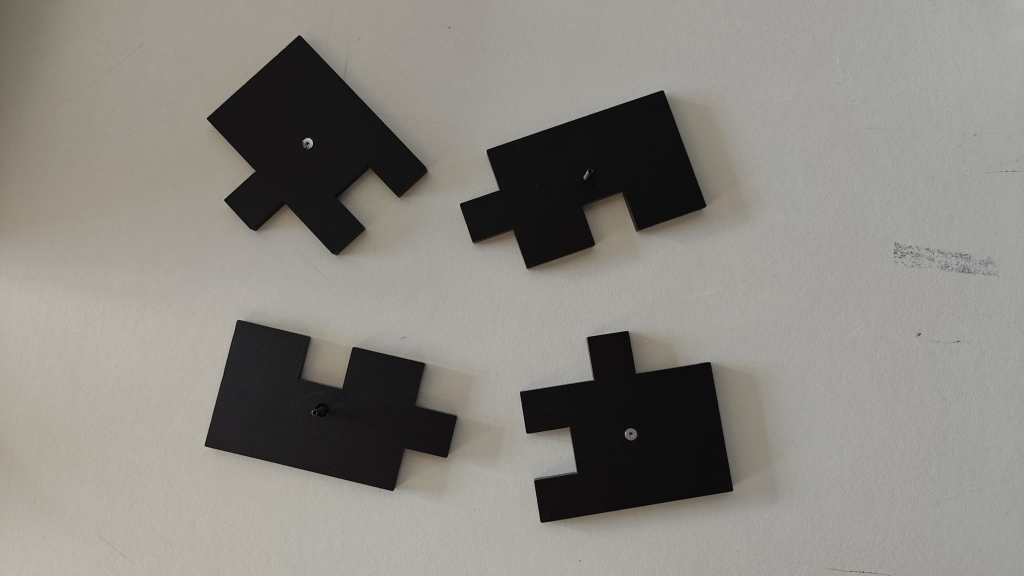
#> input picture Data/puzzle_real_example_1.jpg, 2048 x 1152 px (shown at 1/2 size)
$ python corner_detection_harris.py
#> lines starting #> are read from the running program, lines starting #| are printed output that depends on the picture; after the words box and inside, x2 and y2 are one past the last pixel; in counts of white or black regions, pixels touching at a corner belong together
### src/edgedetection.py
import os
import cv2 as cv
import numpy as np
import logging
from puzzle import Puzzle

logging.basicConfig(level=logging.INFO, format='[%(levelname)s] %(message)s')

class EdgeDetection:
    MIN_AREA = 50000 #in Quadratpixeln, je nach Bildauflösung vergrössern (siehe Logs), für filter_contours

    def __init__(self, path_to_file: str):
        self.path_to_file = os.path.normpath(path_to_file)
        self.src = None
        self.src_gray = None
        self.contours = None
        self.puzzle_pieces = []

    def load(self):
        """Load image from path"""
        self.src = cv.imread(self.path_to_file)
#> self.src is the input picture: shape (1152, 2048, 3); mean B, G, R 129.2, 135.1, 137.8
        if self.src is None:
            raise FileNotFoundError(f"Datei nicht gefunden: {self.path_to_file}")
        self.src_gray = cv.cvtColor(self.src, cv.COLOR_BGR2GRAY)
        logging.info(f"Bild geladen: {self.path_to_file} Größe={self.src.shape[1]}x{self.src.shape[0]}")
        return self

    def find_contours(self):
        """Find contours using Gaussian blur + Otsu threshold."""
        img_blur = cv.GaussianBlur(self.src_gray, (9,9), 0) #ksize 5,5, muss jeh nach Schatten / Rauschen im Bild angepasst werden
        _, img_thresh = cv.threshold(img_blur, 0, 255, cv.THRESH_BINARY_INV + cv.THRESH_OTSU)
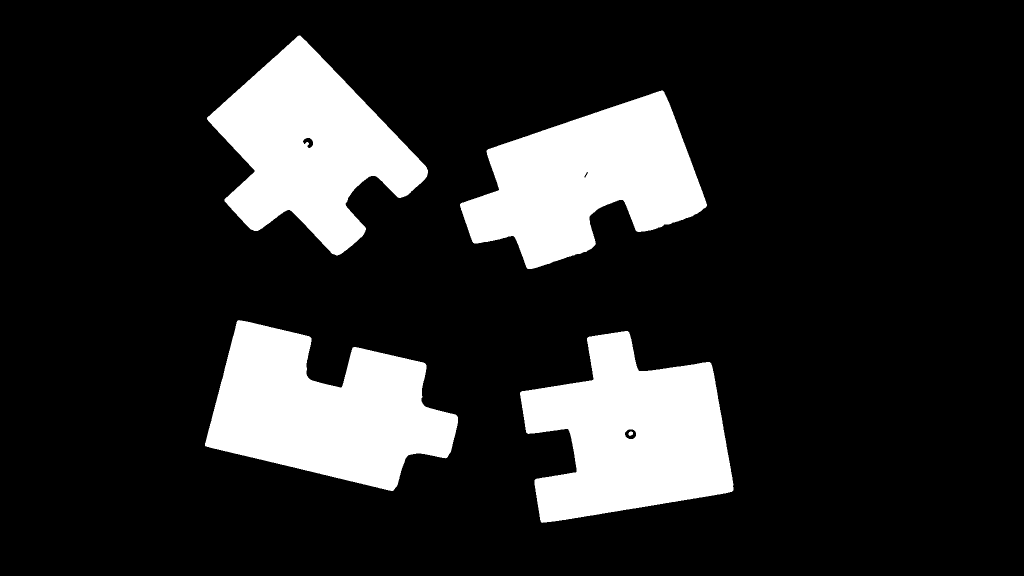
#> img_thresh: shape (1152, 2048) (shown at 1/2 size); 17.2% white; 5 white regions
        contours, _ = cv.findContours(img_thresh, cv.RETR_EXTERNAL, cv.CHAIN_APPROX_SIMPLE)
#> contours = 4 contours; box (x1, y1, x2, y2) and area: (410, 640, 916, 982) 103907, (1040, 662, 1467, 1046) 103174, (920, 181, 1414, 538) 98612, (414, 71, 856, 511) 98297
        self.contours = contours
#> self.contours has the same summary as contours
        logging.info(f"Gefundene Konturen: {len(contours)}")
        return contours

    def filter_contours(self, min_area = MIN_AREA):
        """Filter contours by area and create Puzzle objects"""
#> called with min_area = 50000
        if self.contours is None or len(self.contours) == 0:
            raise ValueError("Keine Konturen gefunden. Bitte zuerst find_contours() aufrufen.")

        filtered_contours = [c for c in self.contours if cv.contourArea(c) >= min_area]
#> filtered_contours has the same summary as contours in find_contours
        self.puzzle_pieces = [Puzzle(cnt, i + 1) for i, cnt in enumerate(filtered_contours)]
#> self.puzzle_pieces = 4 items
        self.contours = filtered_contours
        logging.info(f"Anzahl Puzzle-Teile nach Filterung: {len(filtered_contours)}")
        return filtered_contours

    # [5 lines left out: function get_puzzle_pieces_infos, not called in this run]

    def get_puzzle_pieces(self):
        """creates instances of puzzle pieces"""
        return self.puzzle_pieces

### src/puzzle.py
import logging

import cv2 as cv
import numpy as np
from typing import List, Tuple, Dict, Optional

class Puzzle:

    def __init__(self, contour, index):
        self.index = index
        self.contour = contour
        self.area = cv.contourArea(contour)
        self.center_point = self.get_center_point()

        #bounding box
        # nur für das Logging
        self.rect_simple = cv.boundingRect(contour) #boundingbox parallel zum Bildrahmen
        # für mathematische Berechnungen
        self.rect_rotated = cv.minAreaRect(contour) #rotierte boundingbox
        # für Abwärtskompatibilität für Logging Skript im Code
        self.bounding_box = self.rect_simple

        #Caching, für Performance
        self.corners: Optional[List[Tuple[int, int]]] = None
        self.edges: Optional[List[Dict]] = None

        # Initiales Logging für das Puzzleteil
        x, y, w, h = self.rect_simple
        logging.info(
            f"PuzzlePiece {self.index} initialisiert: "
            f"Fläche={self.area:.1f}px², "
            f"Schwerpunkt={self.center_point}, "
            f"Box=(x:{x}, y:{y}, w:{w}, h:{h})"
        )


    def get_contour(self):
        return self.contour

    def set_contour(self,cnt):
        self.contour =cnt

    # [137 lines left out: functions get_angle, is_convex, get_best_4_corners, get_puzzle_edges, not called in this run]

    def get_center_point(self) -> Tuple[int, int]:
        """calculate the center point of the puzzle with moments"""
        m = cv.moments(self.contour)
        if m["m00"] != 0:
            cx = int(m["m10"] / m["m00"])
            cy = int(m["m01"] / m["m00"])
            return (int(m["m10"] / m["m00"]), int(m["m01"] / m["m00"]))
        return (0, 0)

    def __repr__(self) -> str:
        return f"PuzzlePiece(id={self.index}, area={self.area:.1f})"


### src/corner_detection_harris.py
import cv2 as cv
import numpy as np
from edgedetection import EdgeDetection
import os

BASE_DIR = os.path.dirname(os.path.abspath(__file__))

path = os.path.join(BASE_DIR, "../Data/puzzle_real_example_1.jpg")
detector = EdgeDetection(path)
detector.load()
detector.find_contours()
detector.filter_contours()

img = cv.imread(path)
gray = cv.cvtColor(img, cv.COLOR_BGR2GRAY)

gray = np.float32(gray)
dst = cv.cornerHarris(gray, 8, 3, 0.04) #4,3,0.04

# result is dilated for marking the corners, not important
dst = cv.dilate(dst, None)
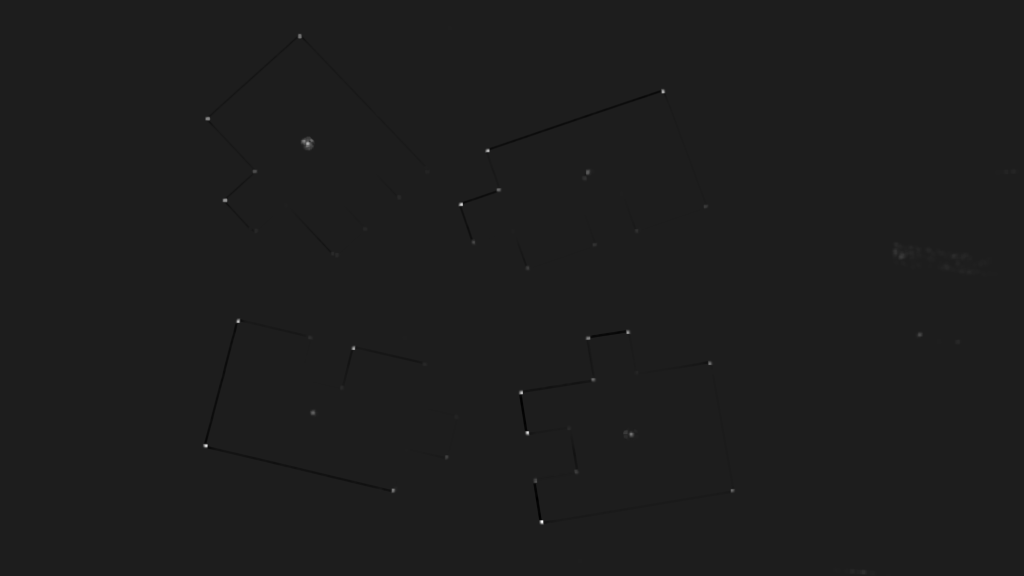
#> dst: shape (1152, 2048) float32 (shown at 1/2 size); min -1174069, max 9051266, mean 879.8; drawn with min black and max white

# Threshold for an optimal value, it may vary depending on the image, findet lokales maxima
img[dst > 0.01 * dst.max()] = [0,
 0, 255]
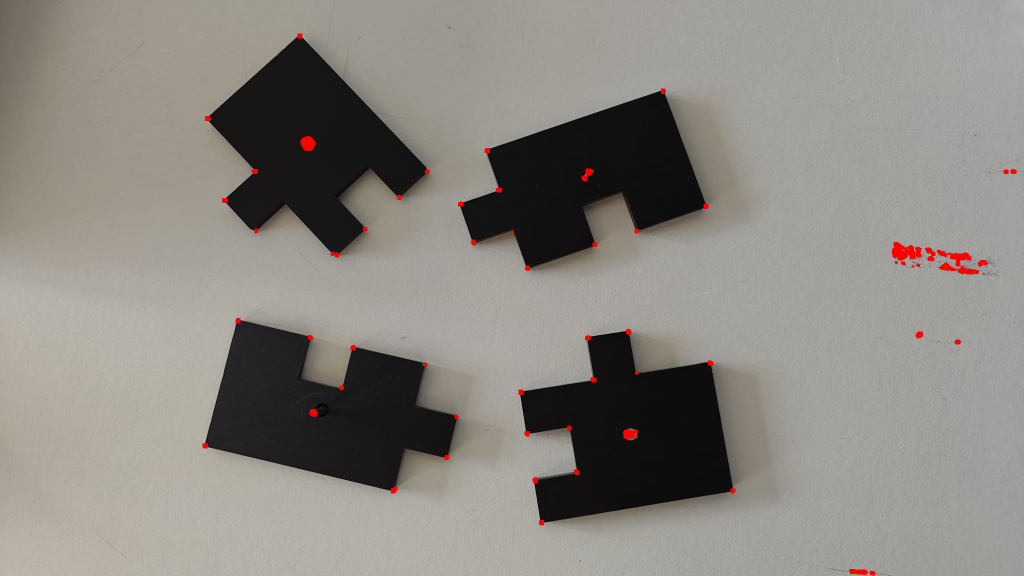
#> img: shape (1152, 2048, 3) (shown at 1/2 size); 0.42% of pixels changed, all inside (x1, y1, x2, y2) = (405, 67, 2033, 1151)


scaled_output = cv.resize(img, None, fx=0.4, fy=0.4, interpolation=cv.INTER_AREA)
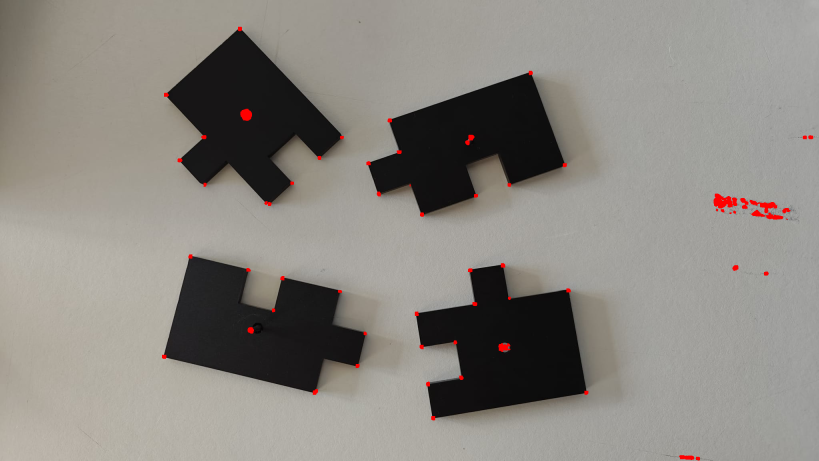
#> scaled_output: shape (461, 819, 3); mean B, G, R 128.8, 134.7, 138.4
cv.imshow('dst', scaled_output)
if cv.waitKey(0) & 0xff == 27:
#> (key Esc is pressed here)
    cv.destroyAllWindows()

$ run again, with Data/puzzle_real_example_2.jpg copied over Data/puzzle_real_example_1.jpg
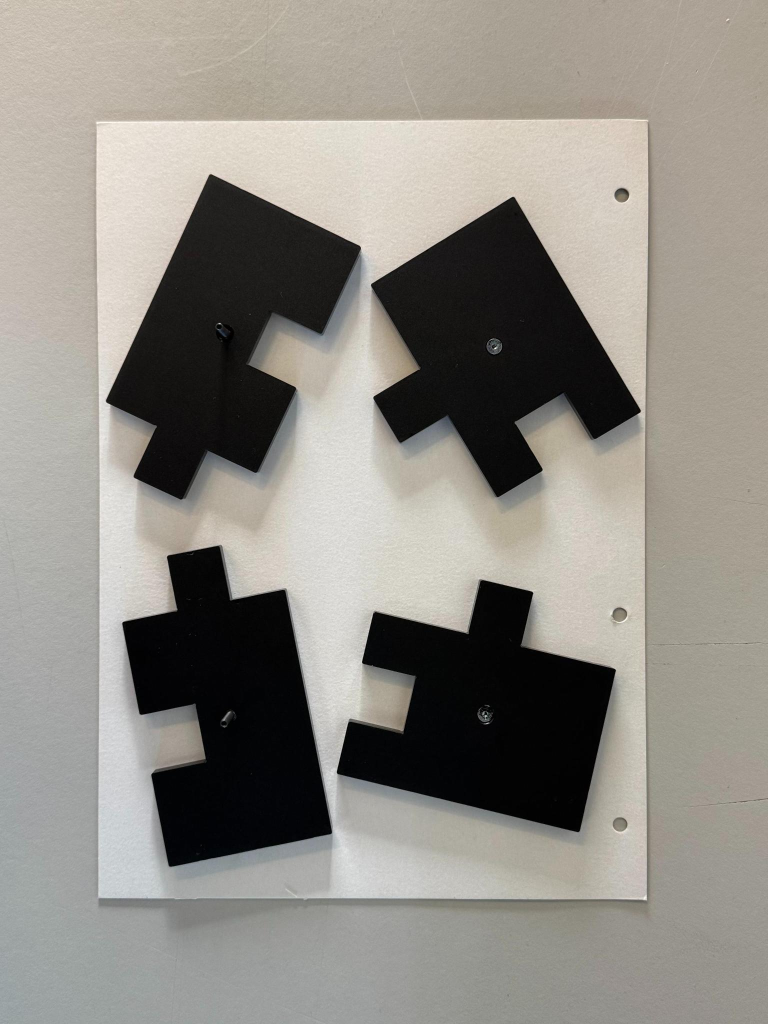
#> input picture Data/puzzle_real_example_2.jpg, 1536 x 2048 px (shown at 1/2 size)
#> in load, self.src is the input picture: shape (2048, 1536, 3); mean B, G, R 133.2, 140.1, 143.6
#> in find_contours, `_, img_thresh = cv.threshold(img_blur, 0, 255, cv.THRESH_BINARY_INV + ..`:
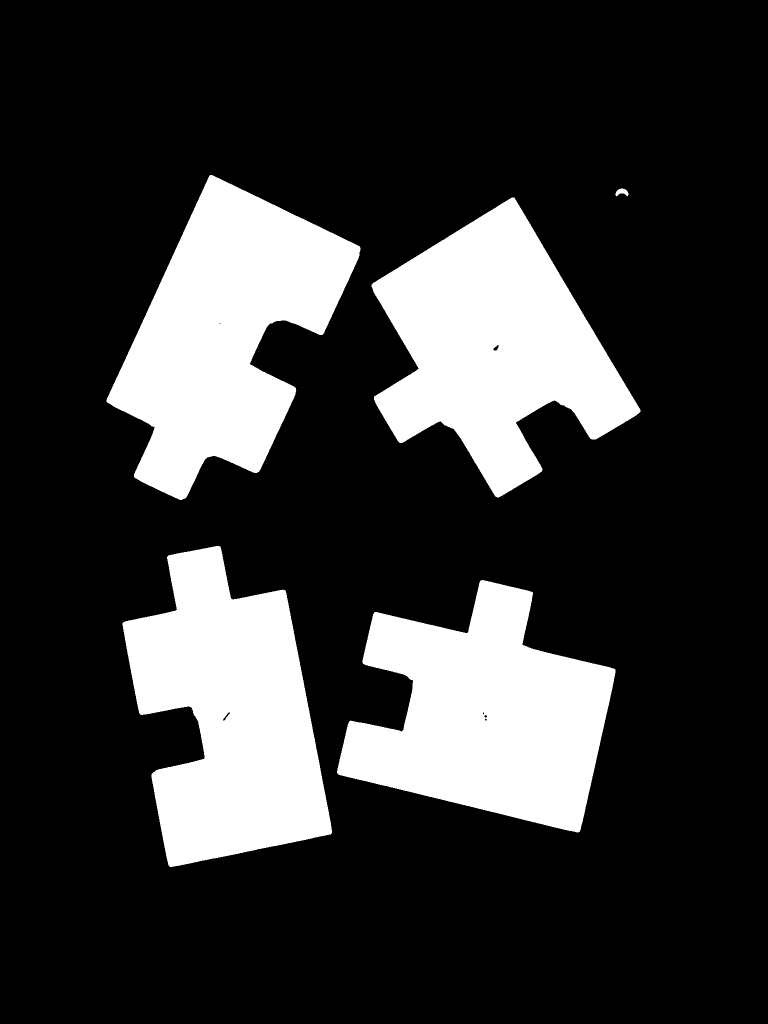
#> img_thresh: shape (2048, 1536) (shown at 1/2 size); 21.5% white; 5 white regions
#> contours = 5 contours; box (x1, y1, x2, y2) and area: (213, 350, 721, 1000) 170176, (743, 395, 1281, 995) 168465, (674, 1160, 1231, 1665) 166788, (245, 1092, 664, 1734) 166274, (1231, 377, 1257, 393) 219
#> in find_contours, `self.contours = contours`: self.contours has the same summary as contours
#> filtered_contours = 4 contours; box (x1, y1, x2, y2) and area: (213, 350, 721, 1000) 170176, (743, 395, 1281, 995) 168465, (674, 1160, 1231, 1665) 166788, (245, 1092, 664, 1734) 166274
#> self.puzzle_pieces = 4 items
#> in filter_contours, `self.contours = filtered_contours`: self.contours has the same summary as filtered_contours
#> img: shape (2048, 1536, 3); 0.26% of pixels changed, all inside (x1, y1, x2, y2) = (198, 36, 1460, 1805)
#> `scaled_output = cv.resize(img, None, fx=0.4, fy=0.4, interpolation=cv...`:
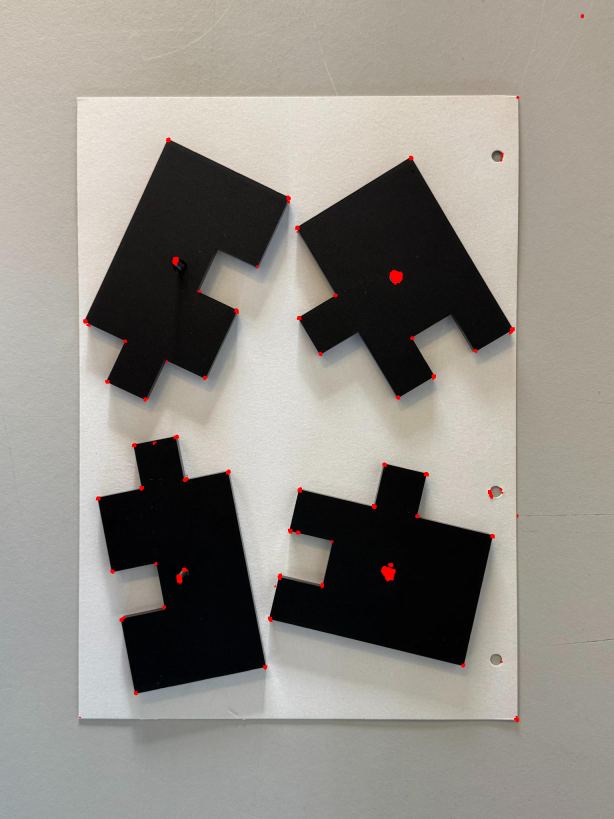
#> scaled_output: shape (819, 614, 3); mean B, G, R 133, 139.8, 144
